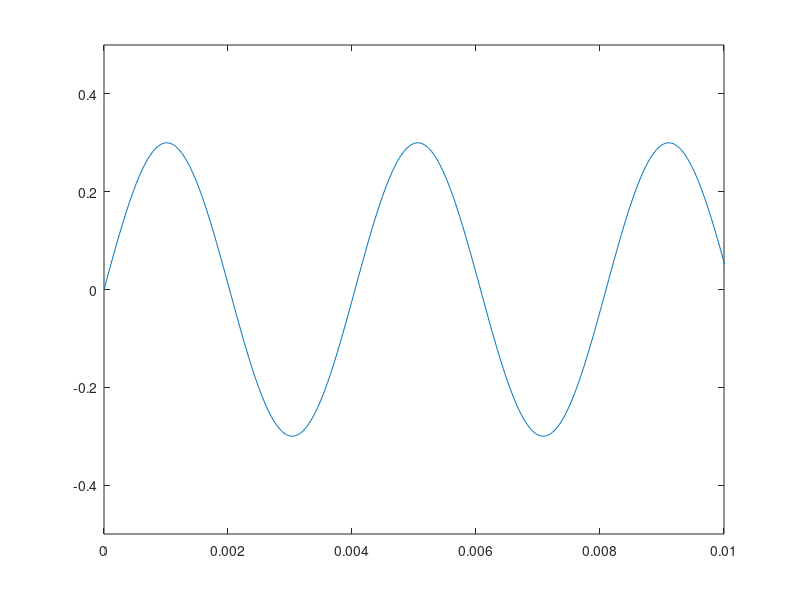

The MATLAB source for this figure: (Note: this script raises an error after producing the figure.)
Fs = 44100;
dt = 1.0/Fs;
T = 1;
N = T/dt
t = linspace(0, T, N);
x = 0.3*sin(2*pi*247*t);
plot(t,x);
axis([0, 0.01, -0.5, 0.5]);
p = audioplayer(x,Fs);
play(p);